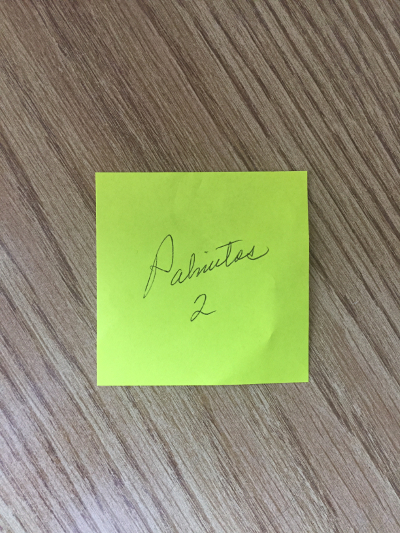
#> input picture images/perspective-01-small.jpg, 400 x 533 px
$ python otsu-thresholding.py
#> lines starting #> are read from the running program, lines starting #| are printed output that depends on the picture; after the words box and inside, x2 and y2 are one past the last pixel; in counts of white or black regions, pixels touching at a corner belong together
import cv2
import numpy as np
from matplotlib import pyplot as plt

img = cv2.imread('./images/perspective-01-small.jpg',0)
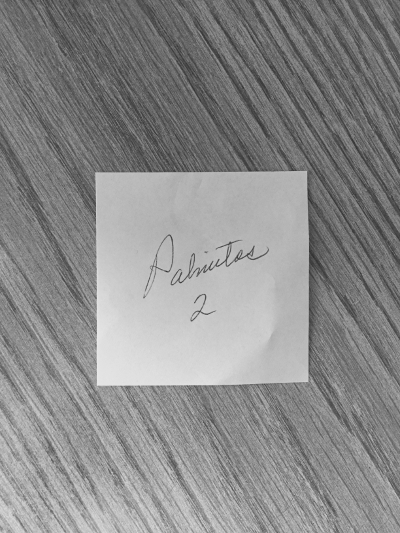
#> img: shape (533, 400); min 49, max 233, mean 138.6

# global thresholding
ret1,th1 = cv2.threshold(img,127,255,cv2.THRESH_BINARY)
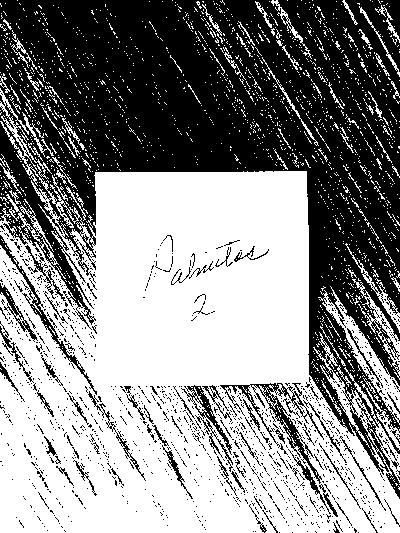
#> th1: shape (533, 400); 54.8% white; 1277 black regions (1196 under 20 px), largest, box (x1, y1, x2, y2) and area: (0, 0, 400, 499) 84872, (220, 383, 324, 484) 1561, (0, 235, 97, 395) 829

# Otsu's thresholding
ret2,th2 = cv2.threshold(img,128,255,cv2.THRESH_BINARY+cv2.THRESH_OTSU)
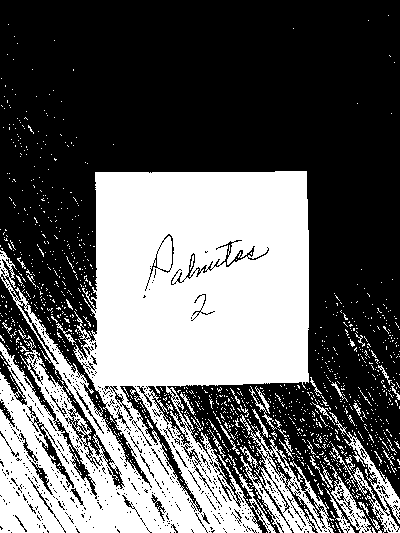
#> th2: shape (533, 400); 38.5% white; 1252 white regions (1200 under 20 px), largest, box (x1, y1, x2, y2) and area: (0, 171, 309, 533) 71628, (240, 414, 334, 533) 3004, (329, 412, 400, 533) 1464
#> ret2 = 146

# Otsu's thresholding after Gaussian filtering
blur = cv2.GaussianBlur(img,(5,5),0)
ret3,th3 = cv2.threshold(blur,0,255,cv2.THRESH_BINARY+cv2.THRESH_OTSU)
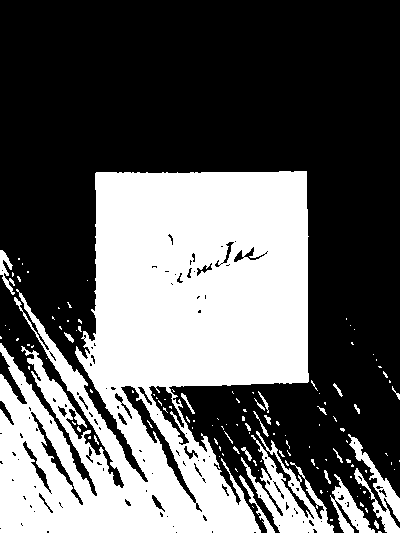
#> th3: shape (533, 400); 37.7% white; 127 white regions (103 under 20 px), largest, box (x1, y1, x2, y2) and area: (0, 171, 309, 533) 72981, (241, 431, 334, 533) 3125, (348, 434, 400, 533) 1405
#> ret3 = 146

# plot all the images and their histograms
images = [img, 0, th1,
          img, 0, th2,
          blur, 0, th3]
titles = ['Original Noisy Image','Histogram','Global Thresholding (v=127)',
          'Original Noisy Image','Histogram',"Otsu's Thresholding",
          'Gaussian filtered Image','Histogram',"Otsu's Thresholding"]

for i in xrange(3):
    plt.subplot(3,3,i*3+1),plt.imshow(images[i*3],'gray')
    plt.title(titles[i*3]), plt.xticks([]), plt.yticks([])
    plt.subplot(3,3,i*3+2),plt.hist(images[i*3].ravel(),256)
    plt.title(titles[i*3+1]), plt.xticks([]), plt.yticks([])
    plt.subplot(3,3,i*3+3),plt.imshow(images[i*3+2],'gray')
    plt.title(titles[i*3+2]), plt.xticks([]), plt.yticks([])
plt.show()
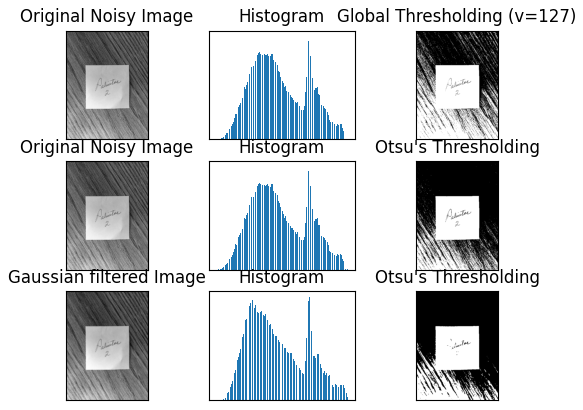
#> figure drawn by matplotlib, 9 panels

$ run again, with images/perspective-02-small.jpg copied over images/perspective-01-small.jpg
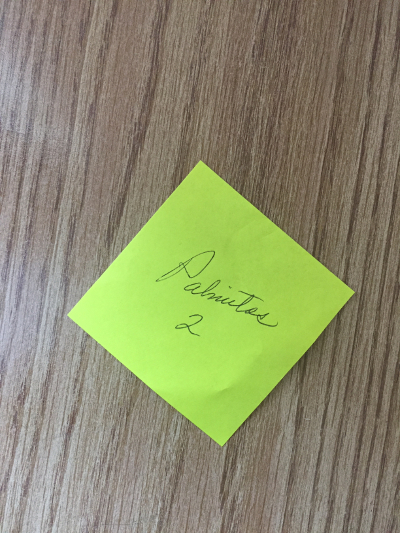
#> input picture images/perspective-02-small.jpg, 400 x 533 px
#> `ret1,th1 = cv2.threshold(img,127,255,cv2.THRESH_BINARY)`:
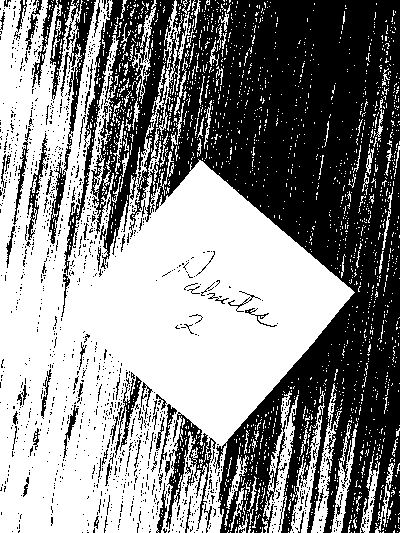
#> th1: shape (533, 400); 54.3% white; 1429 black regions (1350 under 20 px), largest, box (x1, y1, x2, y2) and area: (64, 0, 400, 533) 83693, (49, 0, 96, 244) 1998, (165, 412, 216, 529) 1692
#> th2: shape (533, 400); 35.1% white; 1376 white regions (1327 under 20 px), largest, box (x1, y1, x2, y2) and area: (0, 0, 355, 533) 66806, (118, 461, 148, 533) 862, (140, 444, 162, 533) 510
#> ret2 = 147
#> `ret3,th3 = cv2.threshold(blur,0,255,cv2.THRESH_BINARY+cv2.THRESH_OTSU)`:
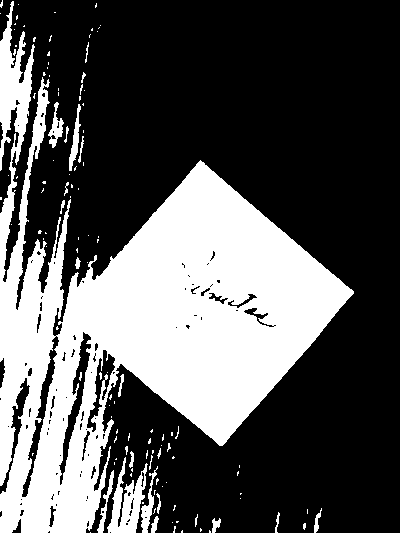
#> th3: shape (533, 400); 34.1% white; 124 white regions (101 under 20 px), largest, box (x1, y1, x2, y2) and area: (0, 1, 354, 533) 68746, (107, 457, 148, 533) 1393, (141, 466, 158, 533) 351

$ run again, with images/perspective-03-small.jpg copied over images/perspective-01-small.jpg
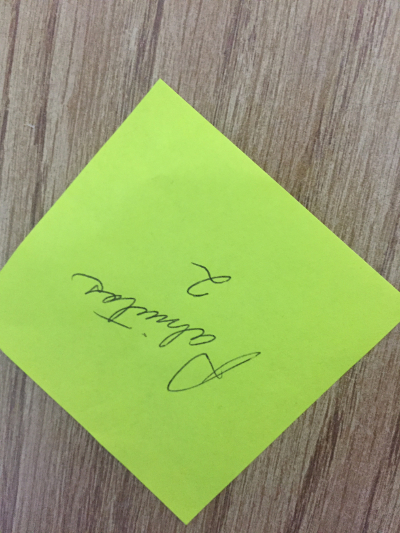
#> input picture images/perspective-03-small.jpg, 400 x 533 px
#> `ret1,th1 = cv2.threshold(img,127,255,cv2.THRESH_BINARY)`:
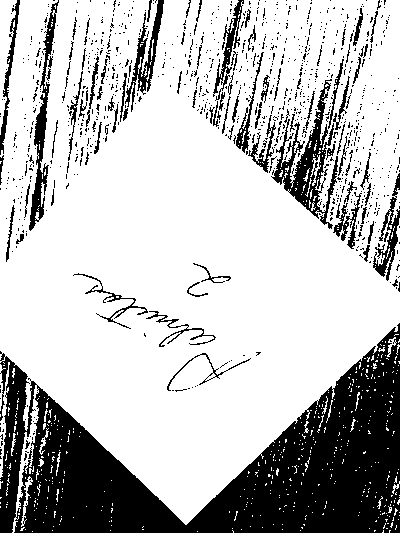
#> th1: shape (533, 400); 74.3% white; 1001 black regions (911 under 20 px), largest, box (x1, y1, x2, y2) and area: (0, 323, 400, 533) 37763, (271, 79, 338, 229) 2844, (29, 0, 59, 231) 1605
#> th2: shape (533, 400); 54.4% white; 236 black regions (218 under 20 px), largest, box (x1, y1, x2, y2) and area: (0, 322, 400, 533) 41625, (157, 0, 400, 292) 33291, (0, 0, 166, 270) 17805
#> ret2 = 151
#> `ret3,th3 = cv2.threshold(blur,0,255,cv2.THRESH_BINARY+cv2.THRESH_OTSU)`:
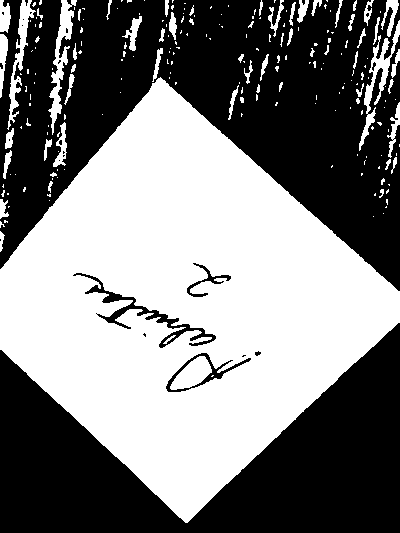
#> th3: shape (533, 400); 49.6% white; 221 white regions (161 under 20 px), largest, box (x1, y1, x2, y2) and area: (0, 77, 400, 523) 96392, (48, 0, 77, 135) 1151, (359, 20, 400, 151) 1071
#> ret3 = 154

$ run again, with images/perspective-04-small.jpg copied over images/perspective-01-small.jpg
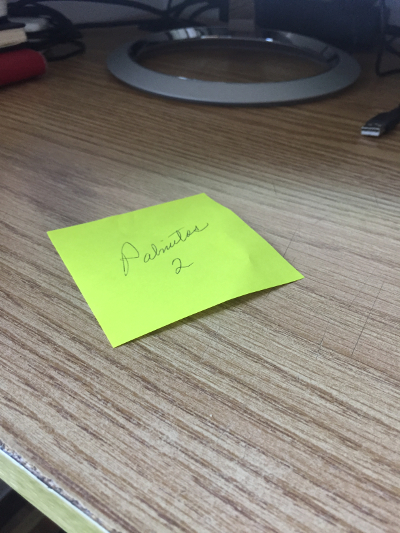
#> input picture images/perspective-04-small.jpg, 400 x 533 px
#> `ret1,th1 = cv2.threshold(img,127,255,cv2.THRESH_BINARY)`:
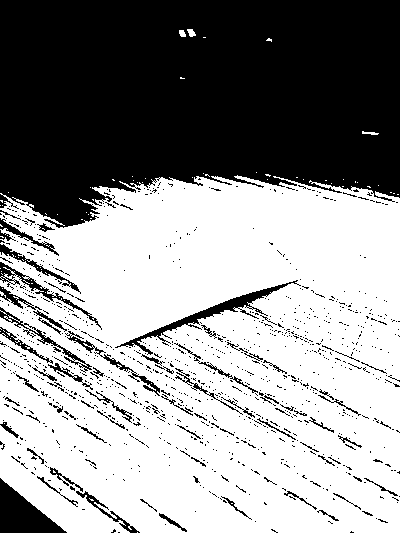
#> th1: shape (533, 400); 58% white; 1053 black regions (981 under 20 px), largest, box (x1, y1, x2, y2) and area: (0, 0, 400, 228) 76640, (0, 478, 67, 533) 1850, (115, 280, 301, 355) 1429
#> th2: shape (533, 400); 62.4% white; 782 black regions (743 under 20 px), largest, box (x1, y1, x2, y2) and area: (0, 0, 400, 226) 73395, (0, 479, 67, 533) 1841, (115, 280, 297, 354) 1133
#> ret2 = 116
#> `ret3,th3 = cv2.threshold(blur,0,255,cv2.THRESH_BINARY+cv2.THRESH_OTSU)`:
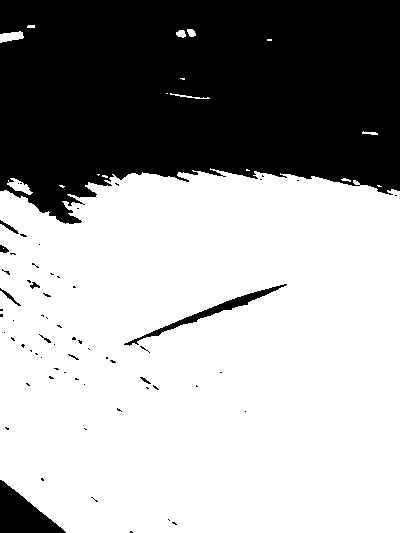
#> th3: shape (533, 400); 64.2% white; 66 black regions (57 under 20 px), largest, box (x1, y1, x2, y2) and area: (0, 0, 400, 224) 73009, (0, 480, 66, 533) 1831, (124, 284, 287, 346) 972
#> ret3 = 114
